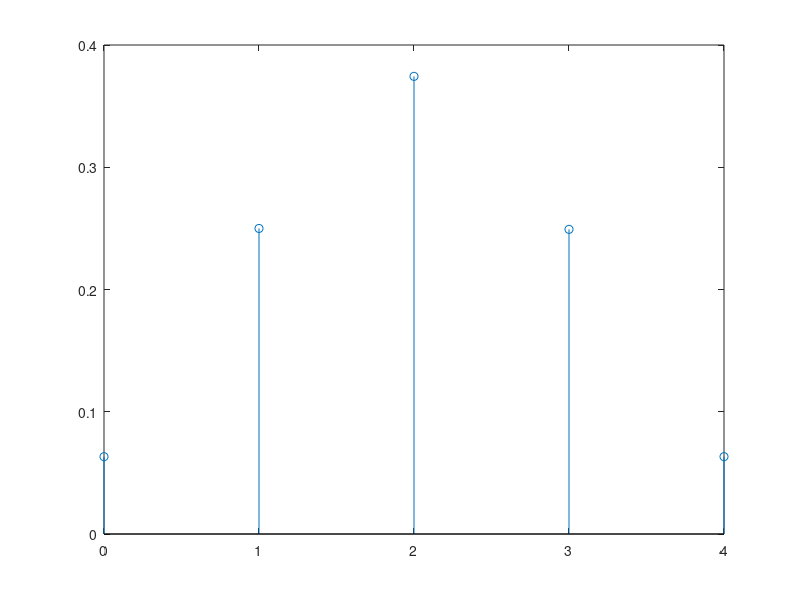

Recreate this plot in MATLAB.
%% a)

N = 100000;                             
lancamentos = rand(4,N) > 0.5;          
px0 = sum(sum(lancamentos) == 0) / N;
px1 = sum(sum(lancamentos) == 1) / N;
px2 = sum(sum(lancamentos) == 2) / N;
px3 = sum(sum(lancamentos) == 3) / N;
px4 = sum(sum(lancamentos) == 4) / N;

px = [px0 px1 px2 px3 px4];
x = [0:4];
stem(x,px);

%% b)

fprintf("b)\n\n");
valorEsperado = x * px';
variancia = (x - valorEsperado).^2 * px';
dp = sqrt(variancia);
disp("Valor esperado: " + valorEsperado);
disp("Variância: " + variancia);
disp("Desvio padrão: " + dp);

%% c)

fprintf("\nc)\n\n");
disp("Distribuição binomial");
disp("px(k) = (nCk)*(p^k)*((1-p)^n-k)");

%% d)

fprintf("\nd)\n\n");
n = 4;
p = 0.5;
prob0 = factorial(n)/(factorial(0)*(factorial(n-0)))*(p^0)*((1-p)^(n-0));
prob1 = factorial(n)/(factorial(1)*(factorial(n-1)))*(p^1)*((1-p)^(n-1));
prob2 = factorial(n)/(factorial(2)*(factorial(n-2)))*(p^2)*((1-p)^(n-2));
prob3 = factorial(n)/(factorial(3)*(factorial(n-3)))*(p^3)*((1-p)^(n-3));
prob4 = factorial(n)/(factorial(4)*(factorial(n-4)))*(p^4)*((1-p)^(n-4));

disp("Px(0): " + prob0);
disp("Px(1): " + prob1);
disp("Px(2): " + prob2);
disp("Px(3): " + prob3);
disp("Px(4): " + prob4);

%% e)

fprintf("\ne)\n\n");
pxTeorico = [prob0 prob1 prob2 prob3 prob4];
coroas = [0:4];
valEsperadoTeorico = pxTeorico * coroas';
varianciaTeorico = sum(coroas .* (pxTeorico .* (1-pxTeorico)));
disp("Valor esperado teórico: " + valEsperadoTeorico);
disp("Variância teórica: " + varianciaTeorico);

%% f)

fx = cumsum(pxTeorico);
fprintf("\nf)\n\n");
disp("i. P(X >= 2) = " + (fx(4) - fx(2)));
disp("ii. P(X <= 1) = " + fx(1));
disp("iii. P(1 => X <= 3) = " + (fx(3) - fx(1)));
